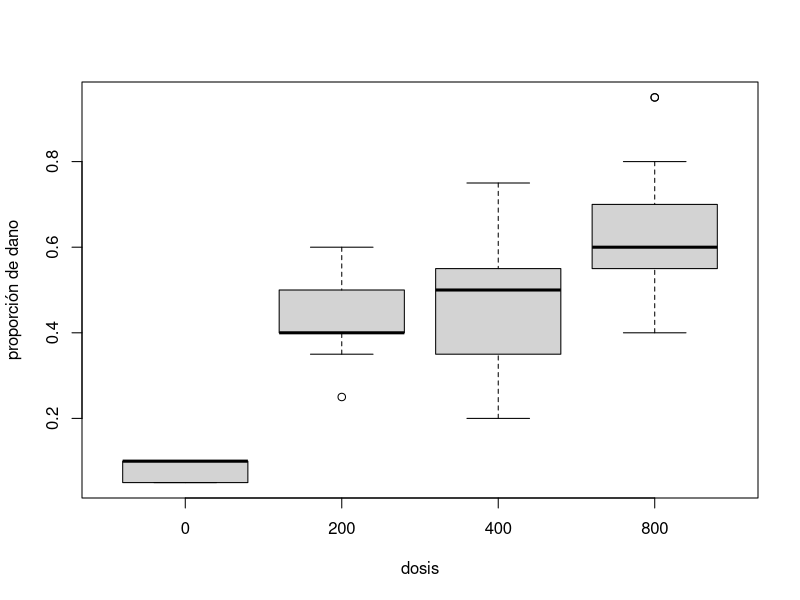
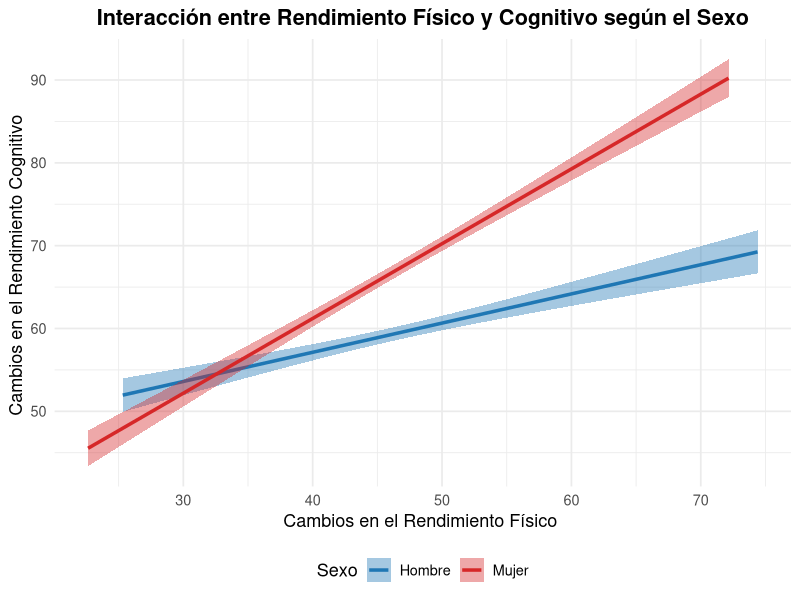
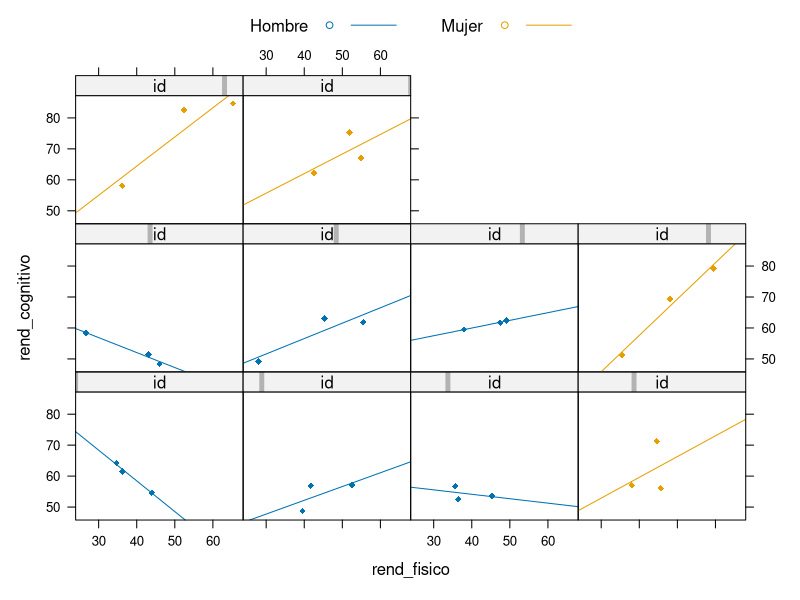

The R source for these figures, in order:
## ---- chunk 1
# 1. Cargar librerías necesarias
library(ggplot2)
library(dplyr)
library(lattice)
## ---- chunk 2
base=read.csv("herbicidas.csv",row.names=NULL,header=T,sep=";")
base$genotipo=factor(base$genotipo)
base$dosix=factor(base$dosis)
prop=base$mal/20
boxplot(prop~dosix,ylab="proporción de dano",xlab="dosis",data=base)
## ---- chunk 3
mod.trat=glm(cbind(mal,20-mal)~dosix,family=binomial(link = "logit"),data=base)
mod.trat$coef
## ---- chunk 4
options(contrasts=c("contr.sum","contr.poly"))
contrasts(base$dosix)
## ---- chunk 5
mod.sum=glm(cbind(mal,20-mal)~dosix,family=binomial,data=base)
## ---- chunk 6
b = mod.sum$coef
tau_4 = -sum(b[-1])
pl=(b[1]+ c(b[-1], tau_4))
names(pl)=c("dosix0","dosix200","dosix400","dosi800")
pl
## ---- chunk 7
dt=mod.trat$coef
beta0=dt[1]
taus=dt
taus[1]=0
p1=exp(beta0+taus)/(1+exp(beta0+taus))
names(p1)=c("D0","D200","D400","D800")
p1
## ---- chunk 8
round(p1/(1-p1),2)
## ---- chunk 9
# Si se coloca solo predict devuelve la parte lineal
probs=predict(mod.trat,type="response")
p2=tapply(probs,base$dosix,mean)
names(p2)=names(p1)
p2
## ---- chunk 10
p3 = unique(predict(mod.trat,type="response"))
names(p3) = names(p2)
p3
## ---- chunk 11
p1=exp(beta0+taus)/(1+exp(beta0+taus))
1500*p1
## ---- chunk 12
drop1(mod.trat,test="LRT")
## ---- chunk 13
dt=mod.trat$coef
d0 = c(1,0,0,0)
d200 = c(1,1,0,0)
d400 = c(1,0,1,0)
d800 = c(1,0,0,1)
d0.200 = d0-d200
d0.400 = d0-d400
d0.800 = d0-d800
d200.400 = d200-d400
d200.800 = d200-d800
d400.800 = d400-d800
h = cbind(d0.200, d0.400, d0.800, d200.400, d200.800, d400.800 )
eta=t(h)%*%dt
or=exp(eta)
colnames(or)="OR"
round(or,2)
## ---- chunk 14
c1=c(0,0,-1,1)
c2=c(0,-1,0,1)
c3=c(0,0,0,1)
c4=c(0,-1,1,0)
c5=c(0,0,1,0)
c6=c(0,1,0,0)
h=cbind(c1,c2,c3,c4,c5,c6)
eta=t(h)%*%dt
or=exp(eta)
rownames(or)=c("800-400","800-200","800-0","400-200","400-0","200-0")
colnames(or)="OR"
round(or,2)
## ---- chunk 15
# Configurar semilla para reproducibilidad
set.seed(2026)

# 2. Simulación de los datos longitudinales
n_sujetos <- 100
mediciones <- 3

# Crear estructura básica de los sujetos
datos_sujetos <- data.frame(
  id = rep(1:n_sujetos, each = mediciones),
  sexo = rep(sample(c("Hombre", "Mujer"), n_sujetos, replace = TRUE), each = mediciones),
  tiempo = rep(1:mediciones, n_sujetos)
)

# Simular variable independiente (Rendimiento Físico) con variabilidad intra-sujeto
datos_sujetos <- datos_sujetos %>%
  mutate(
    rend_fisico = rnorm(n(), mean = 50, sd = 10) - (tiempo * 2) # Tiende a bajar con el tiempo
  )

# Simular variable dependiente (Rendimiento Cognitivo) metiendo el efecto de INTERACCIÓN
# Efecto hipotético: En mujeres, la caída del rendimiento físico afecta más al cognitivo (mayor pendiente).
datos_sujetos <- datos_sujetos %>%
  mutate(
    error = rnorm(n(), mean = 0, sd = 5),
    rend_cognitivo = case_when(
      sexo == "Mujer" ~ 30 + 0.8 * rend_fisico + error,  # Pendiente fuerte (0.8)
      sexo == "Hombre" ~ 45 + 0.3 * rend_fisico + error  # Pendiente más leve (0.3)
    )
  )

# 3. Construcción del Gráfico de Interacción
ggplot(datos_sujetos, aes(x = rend_fisico, y = rend_cognitivo, color = sexo, fill = sexo)) +
  # Rectas de regresión ajustadas para evidenciar la interacción
  geom_smooth(method = "lm", formula = y ~ x, se = TRUE, size = 1.2) +
  # Personalización estética y etiquetas
  scale_color_manual(values = c("Hombre" = "#1f77b4", "Mujer" = "#d62728")) +
  scale_fill_manual(values = c("Hombre" = "#1f77b4", "Mujer" = "#d62728")) +
  theme_minimal(base_size = 13) +
  labs(
    title = "Interacción entre Rendimiento Físico y Cognitivo según el Sexo",
    x = "Cambios en el Rendimiento Físico ",
    y = "Cambios en el Rendimiento Cognitivo ",
    color = "Sexo",
    fill = "Sexo"
  ) +
  theme(
    plot.title = element_text(face = "bold", hjust = 0.5),
    plot.subtitle = element_text(hjust = 0.5, color = "gray40"),
    legend.position = "bottom"
  )
## ---- chunk 16
xyplot(rend_cognitivo~rend_fisico|id, groups = sexo, type = c("r", "p") , auto.key = list(columns = 2),data = datos_sujetos[1:30,], pch = 18)
## ---- chunk 17
set.seed(1234)
x = runif(3,2,2.5)
y = 2+ 3*x +rnorm(2,0,1)
lm(y~x)$coef[2]
## ---- chunk 18
set.seed(1236)
x = runif(3,2,2.5)
y = 2+ 3*x +rnorm(2,0,1)
lm(y~x)$coef[2]
## ---- chunk 19
set.seed(1234)
x = runif(3,2,2.01)
y = 2+ 3*x +rnorm(2,0,1)
lm(y~x)$coef[2]
## ---- chunk 20
set.seed(1236)
x = runif(3,2,2.01)
y = 2+ 3*x +rnorm(2,0,1)
lm(y~x)$coef[2]
## ---- chunk 21
set.seed(1234)
x = runif(3,2,20)
y = 2+ 3*x +rnorm(2,0,1)
lm(y~x)$coef[2]
## ---- chunk 22
set.seed(1236)
x = runif(3,2,20)
y = 2+ 3*x +rnorm(2,0,1)
lm(y~x)$coef[2]
